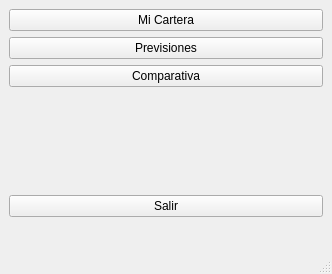
<?xml version="1.0" encoding="UTF-8"?>
<ui version="4.0">
 <class>MainWindow</class>
 <widget class="QMainWindow" name="MainWindow">
  <property name="geometry">
   <rect>
    <x>0</x>
    <y>0</y>
    <width>332</width>
    <height>274</height>
   </rect>
  </property>
  <property name="minimumSize">
   <size>
    <width>332</width>
    <height>0</height>
   </size>
  </property>
  <property name="maximumSize">
   <size>
    <width>332</width>
    <height>16777215</height>
   </size>
  </property>
  <property name="windowTitle">
   <string>Bolsa Manía</string>
  </property>
  <widget class="QWidget" name="centralwidget">
   <layout class="QVBoxLayout" name="verticalLayout_2">
    <item>
     <layout class="QVBoxLayout" name="verticalLayout">
      <item>
       <widget class="QPushButton" name="pbCartera">
        <property name="text">
         <string>Mi Cartera</string>
        </property>
       </widget>
      </item>
      <item>
       <widget class="QPushButton" name="pbPrevision">
        <property name="text">
         <string>Previsiones</string>
        </property>
       </widget>
      </item>
      <item>
       <widget class="QPushButton" name="pbComparativa">
        <property name="text">
         <string>Comparativa</string>
        </property>
       </widget>
      </item>
      <item>
       <spacer name="verticalSpacer">
        <property name="orientation">
         <enum>Qt::Vertical</enum>
        </property>
        <property name="sizeHint" stdset="0">
         <size>
          <width>20</width>
          <height>40</height>
         </size>
        </property>
       </spacer>
      </item>
      <item>
       <widget class="QPushButton" name="pbSalir">
        <property name="text">
         <string>Salir</string>
        </property>
       </widget>
      </item>
      <item>
       <layout class="QHBoxLayout" name="horizontalLayout">
        <item>
         <spacer name="horizontalSpacer">
          <property name="orientation">
           <enum>Qt::Horizontal</enum>
          </property>
          <property name="sizeHint" stdset="0">
           <size>
            <width>198</width>
            <height>20</height>
           </size>
          </property>
         </spacer>
        </item>
        <item>
         <widget class="QLabel" name="lbVersion">
          <property name="minimumSize">
           <size>
            <width>100</width>
            <height>0</height>
           </size>
          </property>
          <property name="text">
           <string/>
          </property>
         </widget>
        </item>
       </layout>
      </item>
     </layout>
    </item>
   </layout>
  </widget>
  <widget class="QMenuBar" name="menubar">
   <property name="geometry">
    <rect>
     <x>0</x>
     <y>0</y>
     <width>332</width>
     <height>25</height>
    </rect>
   </property>
  </widget>
  <widget class="QStatusBar" name="statusbar"/>
 </widget>
 <resources/>
 <connections/>
</ui>
